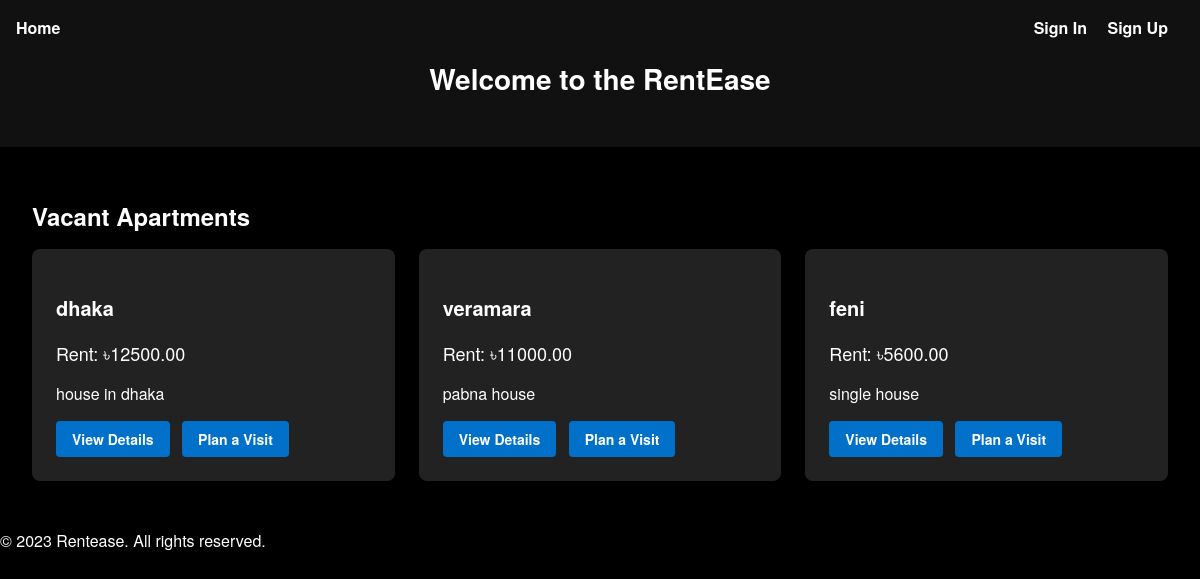
The page / on the database its author committed.
### accounts/models.py (models this page shows, shortened)
class Apartment(models.Model):
    owner = models.ForeignKey(WebUser, on_delete=models.CASCADE)
    address = models.CharField(max_length=255)
    rent = models.DecimalField(max_digits=10, decimal_places=2)
    area = models.CharField(max_length=255)
    bedrooms = models.PositiveIntegerField()
    washrooms = models.PositiveIntegerField()
    description = models.TextField()
    short_description = models.CharField(max_length=255)
    is_vacant = models.BooleanField(default=True)

### accounts/views.py (the view)
# urls.py: path('', HomePageView.as_view(), name='home'),
class HomePageView(ListView):
    model = Apartment
    template_name = 'accounts/home.html'
    context_object_name = 'accounts'
    def get_queryset(self):
        return Apartment.objects.filter(is_vacant=True)
    def get_context_data(self, **kwargs):
        context = super().get_context_data(**kwargs)
        if self.request.user.is_authenticated:
            web_user = WebUser.objects.get(username=self.request.user.username)
            context['first_name'] = web_user.first_name
        return context

### accounts/templates/accounts/home.html (shortened to what this page needs)
{% load static %}
<!DOCTYPE html>
<html>
<head>
  <link rel="stylesheet" type="text/css" href="{% static 'accounts/style.css' %}">
</head>
<body>
  <header>
    <nav class="navbar">
      <div class="navbar-left">
        <a href="{% url 'home' %}" class="navbar-link">Home</a>
      </div>
      <div class="navbar-right">
        {% if user.is_authenticated %}
          <a href="{% url 'logout' %}" class="navbar-link">Sign Out</a>
          <a href="{% url 'profile' %}" class="navbar-link">Profile</a>
        {% else %}
          <a href="{% url 'login' %}" class="navbar-link">Sign In</a>
          <a href="{% url 'signup' %}" class="navbar-link">Sign Up</a>
        {% endif %}
      </div>
    </nav>
    <h1>Welcome to the RentEase</h1>
  </header>
  <main>
    <h2>Vacant Apartments</h2>
    {% if accounts %}
      <div class="apartment-container">
        {% for apartment in accounts %}
          <div class="apartment-item">
            <h3 class="apartment-address">{{ apartment.address }}</h3>
            <p class="apartment-rent">Rent: ৳{{ apartment.rent }}</p>
            <p class="apartment-description">{{ apartment.short_description }}</p>
            <a href="{% url 'apartment_details' apartment.id %}" class="details-button">View Details</a>
            <a href="{% url 'plan_visit' apartment.id %}" class="visit-button">Plan a Visit</a>
          </div>
        {% endfor %}
      </div>
    {% else %}
      <p class="no-apartments-message">No vacant apartments available.</p>
    {% endif %}
  </main>
  <footer>
    <p>&copy; 2023 Rentease. All rights reserved.</p>
  </footer>
</body>
</html>

### accounts/static/accounts/style.css (style rules this page uses)
body { background-color: #000; color: #fff; margin: 0; padding: 0; font-family: "Helvetica Neue", Arial, sans-serif; }
header { background-color: #111; padding: 1rem; }
.navbar { display: flex; justify-content: space-between; align-items: center; }
.navbar-left { margin-right: auto; }
.navbar-link { color: #fff; text-decoration: none; margin-right: 1rem; font-weight: 600; }
.navbar-right { margin-left: auto; }
h1 { text-align: center; margin-bottom: 2rem; font-size: 28px; color: #fff; }
main { padding: 2rem; }
h2 { font-size: 24px; margin-bottom: 1rem; color: #fff; }
.apartment-container { display: grid; grid-template-columns: repeat(3, 1fr); grid-gap: 1.5rem; }
.apartment-item { background-color: #222; padding: 1.5rem; border-radius: 8px; box-shadow: 0 2px 4px rgba(0, 0, 0, 0.3); }
.apartment-address { font-size: 20px; margin-bottom: 1rem; color: #fff; }
.apartment-rent { font-size: 18px; margin-bottom: 0.5rem; color: #fff; }
.apartment-description { margin-bottom: 1rem; color: #fff; }
.details-button, .visit-button { display: inline-block; padding: 0.5rem 1rem; border: none; border-radius: 4px; font-size: 14px; font-weight: 600; color: #fff; text-decoration: none; background-color: #0070c9; margin-right: 0.5rem; }

### rows shown on the page
Apartment: address "dhaka", rent "12500.00", short_description "house in dhaka"
Apartment: address "veramara", rent "11000.00", short_description "pabna house"
Apartment: address "feni", rent "5600.00", short_description "single house"
